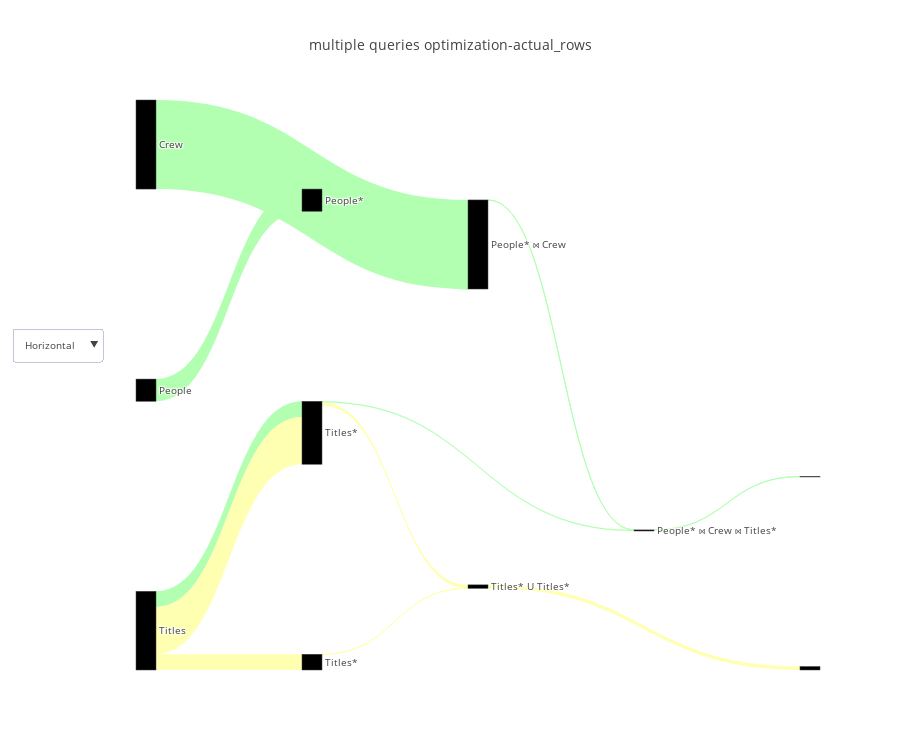

Here is the notebook cell this chart was saved with:
### Code cell
query_renderer.vizualize(flow_df, metrics=["actual_rows"], title="multiple queries optimization",open_=False)

### Figure 1 — Plotly figure (JSON) as saved in the notebook; plotly's stock layout.template omitted (floating-point values rounded to 4 significant figures)
{"data": [{"link": {"color": ["#ffffb2", "#ffffb2", "#b2ffb2", "#b2ffb2", "#b2ffb2", "#b2ffb2", "#b2ffb2", "#ffffb2", "#ffffb2", "#b2ffb2", "#ffffb2", "#b2ffb2"], "label": ["\nDescription: Filter relation to hold only relevant records.Filter condition: (titles_1.genres = 'Action'::text)", "\nDescription: Used in a UNION to merge multiple record sets by appending them together.", "\nDescription: Finds relevant records by sequentially scanning the input record set. When reading from a table, Seq Scans (unlike Index Scans) perform a single read operation (only the table is read).", "\nDescription: Filter relation to hold only relevant records.Filter condition: (people.name = ANY ('{\"Owen Wilson\",\"Adam Sandler\",\"Jason Segel\"}'::text[]))", "\nDescription: Finds relevant records by sequentially scanning the input record set. When reading from a table, Seq Scans (unlike Index Scans) perform a single read operation (only the table is read).", "\nDescription: Joins to record sets by hashing one of them (using a Hash Scan).Inner Join with ( c r e w . p e r s o n _ i d   =   p e o p l e . p e r s o n _ i d )", "\nDescription: Finds relevant records by sequentially scanning the input record set. When reading from a table, Seq Scans (unlike Index Scans) perform a single read operation (only the table is read).", "\nDescription: Finds relevant records by sequentially scanning the input record set. When reading from a table, Seq Scans (unlike Index Scans) perform a single read operation (only the table is read).", "\nDescription: Finds relevant records by sequentially scanning the input record set. When reading from a table, Seq Scans (unlike Index Scans) perform a single read operation (only the table is read).", "\nDescription: Filter relation to hold only relevant records.Filter condition: (titles.genres = 'Comedy'::text)", "\nDescription: Filter relation to hold only relevant records.Filter condition: (titles.genres = 'Comedy'::text)", "\nDescription: Joins to record sets by hashing one of them (using a Hash Scan).Inner Join with ( t i t l e s . t i t l e _ i d   =   c r e w . t i t l e _ i d )"], "source": [0, 1, 2, 3, 4, 5, 6, 6, 6, 7, 7, 8], "target": [1, 10, 3, 5, 5, 8, 7, 7, 0, 8, 1, 9], "value": [10483, 562164, 3560478, 3, 14269149, 572, 2522032, 7566096, 2522032, 176905, 530715, 15]}, "node": {"color": ["black", "black", "black", "black", "black", "black", "black", "black", "black", "black", "black", "black"], "label": ["Titles*", "Titles* U Titles*", "People", "People*", "Crew", "People* ⋈ Crew", "Titles", "Titles*", "People* ⋈ Crew ⋈ Titles*"], "pad": 200}, "orientation": "h", "type": "sankey", "valueformat": ",", "valuesuffix": [" Rows", " Rows", " Rows", " Rows", " Rows", " Rows", " Rows", " Rows", " Rows", " Rows", " Rows", " Rows"]}], "layout": {"font": {"size": 10}, "height": 750, "title": "multiple queries optimization-actual_rows", "updatemenus": [{"buttons": [{"args": ["orientation", "h"], "label": "Horizontal", "method": "restyle"}, {"args": ["orientation", "v"], "label": "Vertical", "method": "restyle"}], "y": 0.6}]}}
